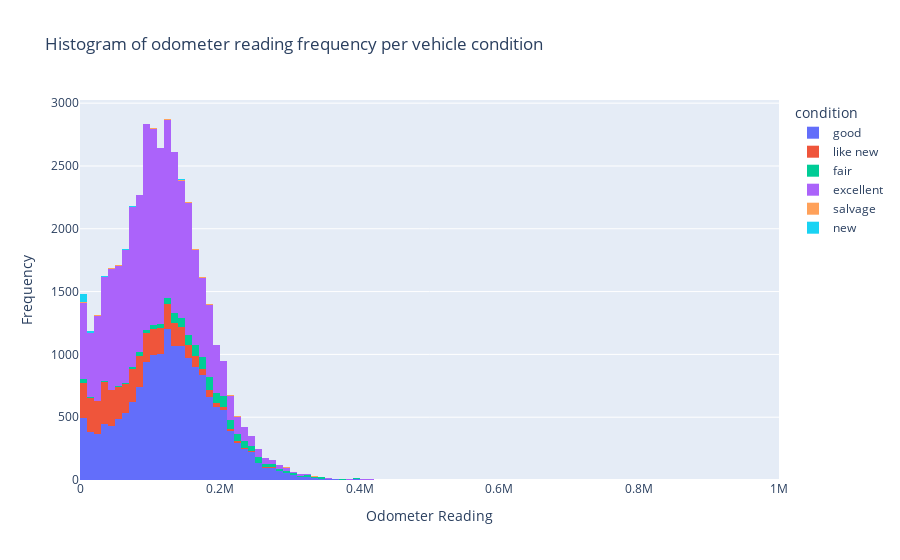

Notebook code cell kept with this figure:
### Markdown cell above
Plotting a histogram of the odometer readings in the car vs other values such as the condition. the comparison can be changed to other categorical values in the data on the streamline app

### Code cell
comparison='condition'
fig=px.histogram(
        df_vehicles,
        title=f'Histogram of odometer reading frequency per vehicle {comparison}',
        x='odometer',
        color=f'{comparison}',
        nbins=100
    )
fig.update_layout(xaxis_title='Odometer Reading',yaxis_title='Frequency')
fig

### Figure 1 — Plotly figure (JSON) as saved in the notebook; plotly's stock layout.template omitted (floating-point values rounded to 4 significant figures; data arrays with more than 128 entries replaced by an {"elided": "..."} marker saying what was removed)
{"data": [{"alignmentgroup": "True", "bingroup": "x", "hovertemplate": "condition=good<br>odometer=%{x}<br>count=%{y}<extra></extra>", "legendgroup": "good", "marker": {"color": "#636efa", "pattern": {"shape": ""}}, "name": "good", "nbinsx": 100, "offsetgroup": "good", "orientation": "v", "showlegend": true, "type": "histogram", "x": {"elided": "20145 int values"}, "xaxis": "x", "yaxis": "y"}, {"alignmentgroup": "True", "bingroup": "x", "hovertemplate": "condition=like new<br>odometer=%{x}<br>count=%{y}<extra></extra>", "legendgroup": "like new", "marker": {"color": "#EF553B", "pattern": {"shape": ""}}, "name": "like new", "nbinsx": 100, "offsetgroup": "like new", "orientation": "v", "showlegend": true, "type": "histogram", "x": {"elided": "4742 int values"}, "xaxis": "x", "yaxis": "y"}, {"alignmentgroup": "True", "bingroup": "x", "hovertemplate": "condition=fair<br>odometer=%{x}<br>count=%{y}<extra></extra>", "legendgroup": "fair", "marker": {"color": "#00cc96", "pattern": {"shape": ""}}, "name": "fair", "nbinsx": 100, "offsetgroup": "fair", "orientation": "v", "showlegend": true, "type": "histogram", "x": {"elided": "1607 int values"}, "xaxis": "x", "yaxis": "y"}, {"alignmentgroup": "True", "bingroup": "x", "hovertemplate": "condition=excellent<br>odometer=%{x}<br>count=%{y}<extra></extra>", "legendgroup": "excellent", "marker": {"color": "#ab63fa", "pattern": {"shape": ""}}, "name": "excellent", "nbinsx": 100, "offsetgroup": "excellent", "orientation": "v", "showlegend": true, "type": "histogram", "x": {"elided": "24773 int values"}, "xaxis": "x", "yaxis": "y"}, {"alignmentgroup": "True", "bingroup": "x", "hovertemplate": "condition=salvage<br>odometer=%{x}<br>count=%{y}<extra></extra>", "legendgroup": "salvage", "marker": {"color": "#FFA15A", "pattern": {"shape": ""}}, "name": "salvage", "nbinsx": 100, "offsetgroup": "salvage", "orientation": "v", "showlegend": true, "type": "histogram", "x": [216348, 285000, 120000, 164221, 229704, 175000, 334250, 482000, 249000, 154057, 251880, 219700, 218000, 128000, 221184, 64046, null, null, 108000, 142000, 57500, 0, 63000, 38000, 116600, 0, null, 9621, 97800, null, 150000, 17083, 48500, 130235, 200000, 8900, null, 174048, 63400, 305000, 108000, 167006, 279000, null, 240500, 38000, 86000, 210000, 50000, 108000, 221000, 29328, 60925, null, 53888, 143347, 188955, null, 163000, 244360, 189388, 180000, null, 119000, 9621, 180808, 105000, 235265, 125000, 24500, 29328, 60925, 102247, null, 140200, null, 49675, 146000, 135000, 100000, 200000, 47000, 148000, null, 190000, 153000, 149000, 168000, 163, 201000, 28000, 124000, 291000, null, 102611, 338000, null, 212523, null, 32325, null, 180000, 54000, 158731, 100, 49000, 267372, 173000, 207000, 238240, 225000, 106251, 20000, null, 181500], "xaxis": "x", "yaxis": "y"}, {"alignmentgroup": "True", "bingroup": "x", "hovertemplate": "condition=new<br>odometer=%{x}<br>count=%{y}<extra></extra>", "legendgroup": "new", "marker": {"color": "#19d3f3", "pattern": {"shape": ""}}, "name": "new", "nbinsx": 100, "offsetgroup": "new", "orientation": "v", "showlegend": true, "type": "histogram", "x": {"elided": "143 int values"}, "xaxis": "x", "yaxis": "y"}], "layout": {"barmode": "relative", "legend": {"title": {"text": "condition"}, "tracegroupgap": 0}, "title": {"text": "Histogram of odometer reading frequency per vehicle condition"}, "xaxis": {"anchor": "y", "domain": [0, 1], "title": {"text": "Odometer Reading"}}, "yaxis": {"anchor": "x", "domain": [0, 1], "title": {"text": "Frequency"}}}}
